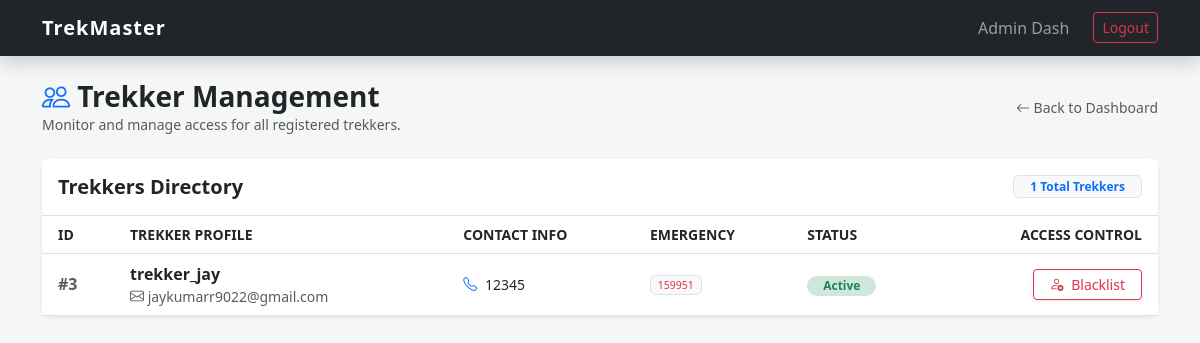
The app's page /admin/manage_trekkers (signed in) with its own data.
### models.py (models this page shows)
class User(db.Model):
    __tablename__ = 'user'
    id = db.Column(db.Integer, primary_key=True)
    username = db.Column(db.String(80), unique=True, nullable=False)
    email = db.Column(db.String(120), unique=True, nullable=True)
    password = db.Column(db.String(120), nullable=False)
    contact_number = db.Column(db.String(15), nullable=True) # [NEW] User contact number
    emergency_contact = db.Column(db.String(15), nullable=True) # [NEW] Emergency contact number
    role = db.Column(db.String(20), nullable=False) # 'Admin', 'Staff', 'User'
    status = db.Column(db.String(20), default='Active') # 'Active', 'Blacklisted'
    created_at = db.Column(db.DateTime, default=datetime.utcnow) # [NEW] History tracking ke liye
    bookings = db.relationship('Booking', backref='trekker', lazy=True, cascade="all, delete-orphan")
    staff_profile = db.relationship('StaffProfile', backref='user_account', uselist=False, cascade="all, delete-orphan")

### app.py (the view)
@app.route('/admin/manage_trekkers')
def manage_trekkers():
    if session.get('role') != 'Admin': return redirect(url_for('login'))
    trekkers = User.query.filter_by(role='User').all()
    return render_template('admin/manage_trekkers.html', trekkers=trekkers)

### templates/admin/manage_trekkers.html (shortened to what this page needs)
{% extends "base.html" %}
{% block content %}
<div class="row align-items-center mb-4">
    <div class="col-md-6">
        <h3 class="fw-bold text-dark mb-0"><i class="bi bi-people text-primary"></i> Trekker Management</h3>
        <p class="text-muted small mb-0">Monitor and manage access for all registered trekkers.</p>
    </div>
    <div class="col-md-6 text-md-end mt-3 mt-md-0">
        <a href="/admin_dashboard" class="text-decoration-none text-muted small">
            <i class="bi bi-arrow-left"></i> Back to Dashboard
        </a>
    </div>
</div>
<div class="card shadow-sm border-0">
    <div class="card-header bg-white py-3 d-flex justify-content-between align-items-center border-bottom">
        <h5 class="mb-0 fw-bold text-dark">Trekkers Directory</h5>
        <span class="badge bg-light text-primary border px-3">{{ trekkers|length }} Total Trekkers</span>
    </div>
    <div class="table-responsive">
        <table class="table table-hover align-middle mb-0">
            <thead class="bg-light text-uppercase small fw-bold text-muted">
                <tr>
                    <th class="ps-3" style="width: 80px;">ID</th>
                    <th>Trekker Profile</th>
                    <th>Contact Info</th>
                    <th>Emergency</th>
                    <th>Status</th>
                    <th class="text-end pe-3">Access Control</th>
                </tr>
            </thead>
            <tbody>
                {% for u in trekkers %}
                <tr>
                    <td class="ps-3 text-muted fw-bold">#{{ u.id }}</td>
                    <td>
                        <div class="fw-bold text-dark">{{ u.username }}</div>
                        <div class="text-muted small"><i class="bi bi-envelope"></i> {{ u.email }}</div>
                    </td>
                    <td>
                        <div class="small text-dark">
                            {% if u.contact_number %}
                                <i class="bi bi-telephone text-primary me-1"></i> {{ u.contact_number }}
                            {% else %}
                                <span class="text-muted italic small">N/A</span>
                            {% endif %}
                        </div>
                    </td>
                    <td>
                        <div class="small">
                            {% if u.emergency_contact %}
                                <span class="badge bg-light text-danger border fw-normal">{{ u.emergency_contact }}</span>
                            {% else %}
                                <span class="text-muted">---</span>
                            {% endif %}
                        </div>
                    </td>
                    <td>
                        <span class="badge rounded-pill {% if u.status == 'Active' %}bg-success-light text-success{% else %}bg-danger-light text-danger{% endif %} px-3">
                            {{ u.status }}
                        </span>
                    </td>
                    <td class="text-end pe-3">
                        <a href="/admin/blacklist/{{ u.id }}"
                           class="btn btn-sm {% if u.status == 'Active' %}btn-outline-danger{% else %}btn-outline-success{% endif %} shadow-sm px-3"
                           onclick="return confirm('Confirm status change for {{ u.username }}?')">
                            {% if u.status == 'Active' %}
                                <i class="bi bi-person-x me-1"></i> Blacklist
                            {% else %}
                                <i class="bi bi-person-check me-1"></i> Activate
                            {% endif %}
                        </a>
                    </td>
                </tr>
                {% else %}
                <tr>
                    <td colspan="6" class="text-center py-5 text-muted">No trekkers found.</td>
                </tr>
                {% endfor %}
            </tbody>
        </table>
    </div>
</div>
{% endblock %}

### templates/base.html (style rules this page uses)
body { background-color: #f4f7f6; font-family: 'Segoe UI', Tahoma, Geneva, Verdana, sans-serif; }
.card { border: none; border-radius: 12px; transition: 0.3s; }

### templates/admin/manage_trekkers.html (style rules this page uses)
.bg-success-light { background-color: #d1e7dd; color: #0f5132; }
.table thead th { border-top: none; }

### records on screen
User: id "3", username "trekker_jay", email "jaykumarr9022@gmail.com", contact_number "12345", emergency_contact "159951", status "Active", shows "Blacklist"

### other values on screen
{{ trekkers|length }} "1"
